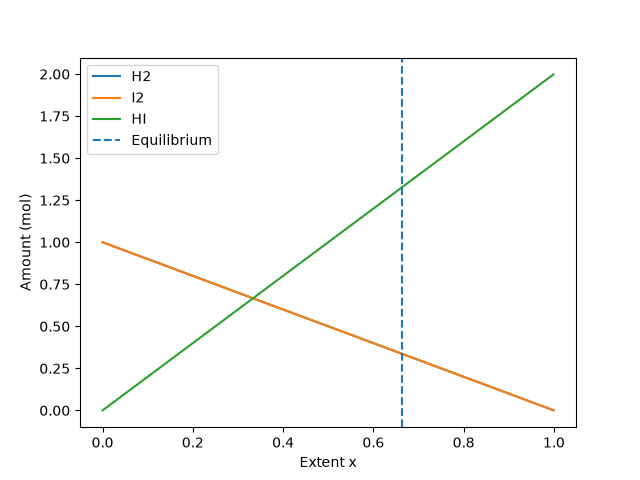

The Python source for this figure:
import numpy as np
import matplotlib.pyplot as plt
from scipy.optimize import newton, minimize

K = 15.6
a = b = 1.0

def k_imbalance(x):
    return (2*x)**2 / ((a-x)*(b-x)) - K

x_newton = newton(k_imbalance, x0 = 0.5)
print("Newton x =", x_newton)

result = minimize(lambda x: k_imbalance(x[0])**2, x0=[0.5], method="SLSQP", bounds=[(0, 0.999)])
x_slsqp = result.x[0]
print("SLSQP x =", x_slsqp)

x_eq = x_newton
H2_eq = a - x_eq
I2_eq = b - x_eq
HI_eq = 2*x_eq

print("Equilibrium H2 =", H2_eq)
print("Equilibrium I2 =", I2_eq)
print("Equilibrium HI =", HI_eq)

x_values = np.linspace(0, 0.999, 200)
H2 = a - x_values
I2 = b - x_values
HI = 2*x_values

plt.plot(x_values, H2, label="H2")
plt.plot(x_values, I2, label="I2")
plt.plot(x_values, HI, label="HI")
plt.axvline(x_eq, linestyle="--", label="Equilibrium")
plt.xlabel("Extent x")
plt.ylabel("Amount (mol)")
plt.legend()
plt.savefig("equilibrium.png")
